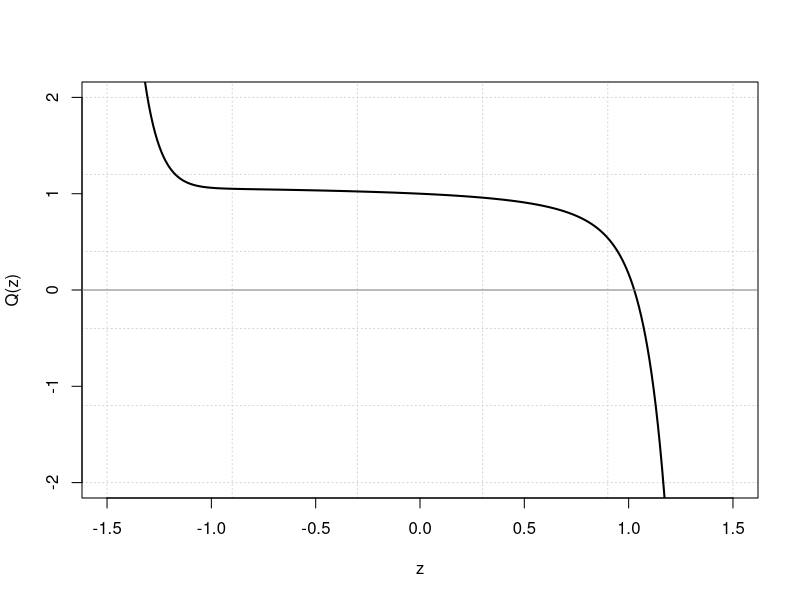
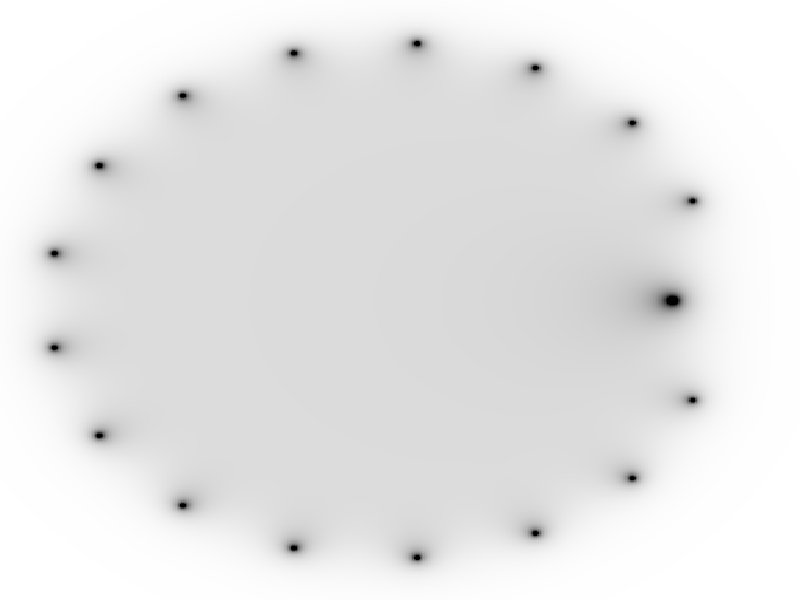

Write the R code that produced these figures, in order.
d = 17
p = .1
q = 1-p

Q = function(z) 1-p*z*(1-(q*z)^d)/(1-q*z)
pdf("Q.pdf", width=5, height=5)
z = seq(-1.5, 1.5, 0.01)
plot(z, Q(z), type="l", ylim=c(-2,2), lwd=2, plot.first=grid())
abline(h=0, col="grey50")
dev.off()

mat = matrix(NA, nrow=512, ncol=512)
for (x in 1:512) {
for (y in 1:512) {
   z = 1.5 * (x-256) / 256 + (0+1i) * 1.5 * (y-256) / 256
   mat[x,y] = Mod(1/Q(z))
}
}

bw = colorRampPalette(c("white", "black"))(1024)
mat[mat > 7] = 7

png("singS.png", width=512, height=512)
par(mar=c(0,0,0,0))
image(mat, col=bw, bty="n", xaxt="n", yaxt="n")
dev.off()
